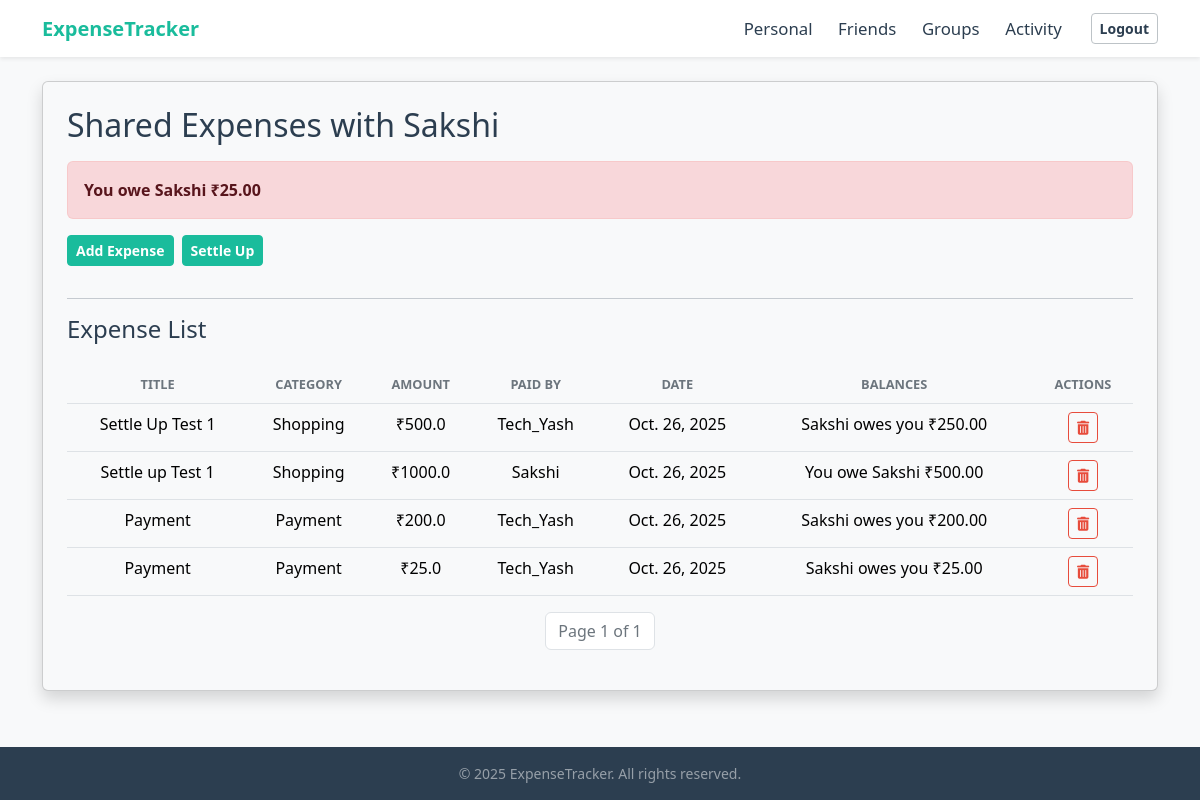
Before: /tracker/friend_details/2/ (signed in) with the older database file.
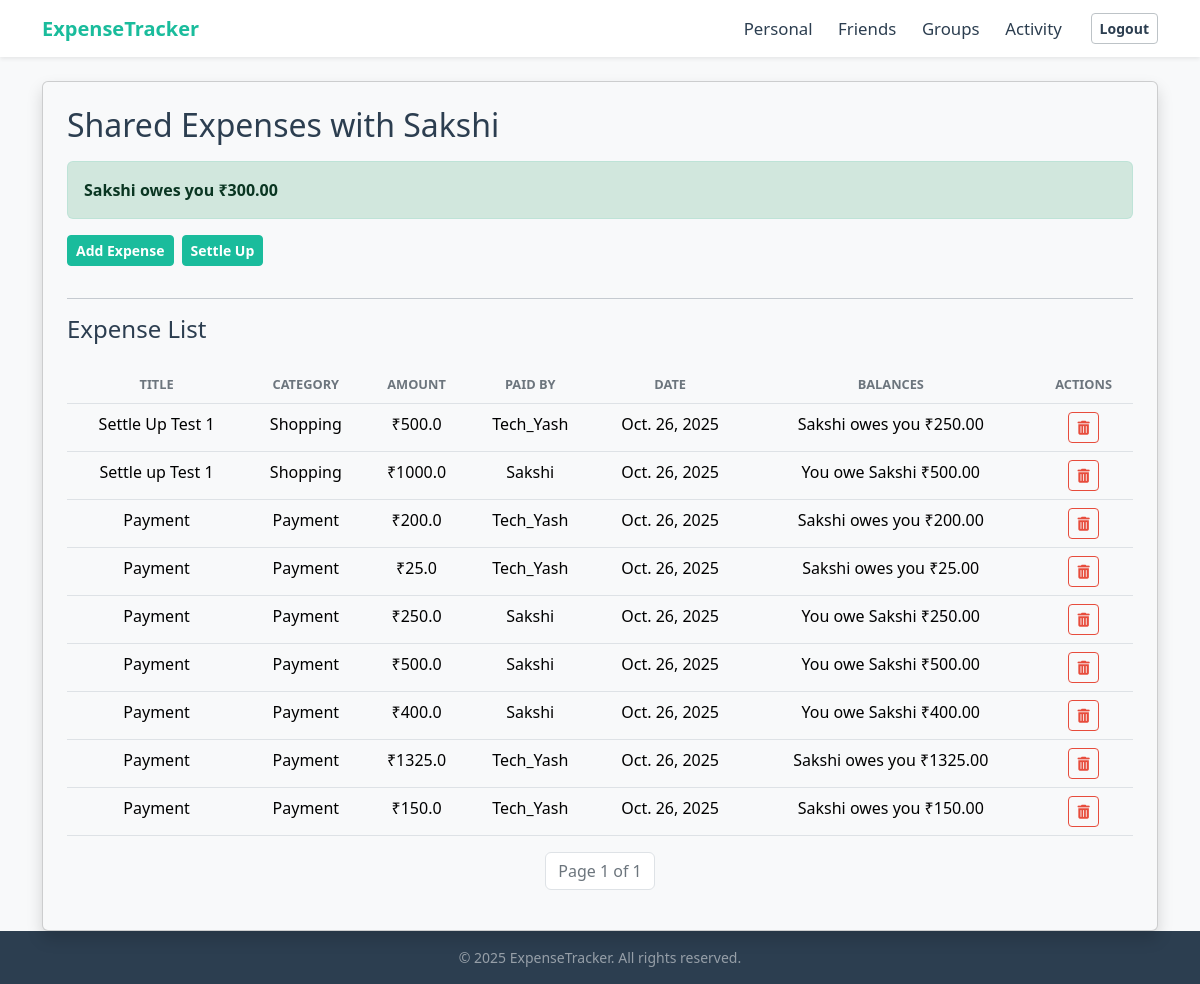
After: the same page with the newer database file.
### tracker/models.py (models this page shows, shortened)
class UserRegistration(models.Model):
    name = models.CharField(max_length=100)
    email = models.CharField(max_length=100,unique=True)
    password = models.CharField(max_length=100)

class FriendExpense(models.Model):
    user = models.ForeignKey(UserRegistration, on_delete=models.CASCADE, related_name='friend_expense_owner')
    friend_user = models.ForeignKey(UserRegistration, on_delete=models.CASCADE, related_name='friend_expense_friend')
    title = models.CharField(max_length=200)
    amount = models.FloatField()
    category = models.CharField(max_length=80)
    date = models.DateField(auto_now_add=True)
    description = models.TextField(blank=True,null=True)
    paid_by = models.ForeignKey(UserRegistration, on_delete=models.CASCADE, related_name='paid_expenses',blank=True,null=True)
    amount_owed = models.FloatField(default=0) #Amount the user owes
    group = models.ForeignKey('Groups', on_delete=models.SET_NULL, blank=True, null=True, related_name="payments")

### tracker/views.py (the view)
# urls.py: path('friend_details/<int:friend_id>/',views.friend_details, name='friend_details'),
def friend_details(request, friend_id):
    if 'username' not in request.session:
        messages.error(request, "Please log in to access this page.")
        return redirect('login')
    user_id = request.session.get('user_id')
    user = get_object_or_404(UserRegistration, id=user_id)
    friend = get_object_or_404(UserRegistration, id=friend_id)
    all_expenses = FriendExpense.objects.filter(
        user=user,
        friend_user=friend
    ).order_by('-date')
    total_balance = all_expenses.aggregate(total=Sum('amount_owed'))['total'] or Decimal('0.00')
    total_expenses_sum = all_expenses.aggregate(total=Sum('amount'))['total'] or 0
    paginator = Paginator(all_expenses, 10) # 10 expenses per page
    page_number = request.GET.get('page')
    expenses_page_obj = paginator.get_page(page_number)
    context = {
        'friend': friend,
        'expenses_page_obj': expenses_page_obj, # Pass the paginated object
        'total_expenses': total_expenses_sum,
        'total_balance': total_balance,       # Pass the correct, simple balance
        'user': user,
    }
    return render(request, 'tracker/friend_details.html', context)

### tracker/templates/tracker/friend_details.html (shortened to what this page needs)
{% extends 'tracker/base.html' %}
{% load static %}
{% block content %}
<div class="card shadow p-4 mt-4">
    <h2 class="mb-0 fw-light">Shared Expenses with {{ friend.name }}</h2>
    {% if total_balance > 0.01 %}
        <div class="alert alert-success bg-success-subtle text-success-emphasis border border-success border-opacity-10 rounded mt-3" role="alert">
            <strong>{{ friend.name }} owes you ₹{{ total_balance|floatformat:2 }}</strong>
        </div>
    {% elif total_balance < -0.01 %}
        <div class="alert alert-danger bg-danger-subtle text-danger-emphasis border border-danger border-opacity-10 rounded mt-3" role="alert">
            <strong>You owe {{ friend.name }} ₹{{ total_balance|floatformat:2|cut:"-" }}</strong>
        </div>
    {% else %}
        <div class="alert alert-secondary bg-light text-muted border-0 rounded mt-3" role="alert">
            <strong>You are all settled up.</strong>
        </div>
    {% endif %}
    <div class="mb-3 d-flex align-items-center">
        <a href="{% url 'add_expense_with_friend' friend.id %}" class="btn btn-primary btn-sm me-2">Add Expense</a>
        <button type="button" class="btn btn-primary btn-sm" data-bs-toggle="modal" data-bs-target="#settleUpModal">
            Settle Up
        </button>
    </div>
    <hr>
    <h4 class="mb-0 fw-light">Expense List</h4><br>
    <table class="table table-hover">
        <thead class="table-light text-center">
            <tr>
                <th>Title</th>
                <th>Category</th>
                <th>Amount</th>
                <th>Paid By</th>
                <th>Date</th>
                <th>Balances</th>
                <th>Actions</th>
            </tr>
        </thead>
        <tbody>
            {% for expense in expenses_page_obj %}
            <tr>
                <td class="text-center">{{ expense.title }}</td>
                <td class="text-center">{{ expense.category }}</td>
                <td class="text-center">₹{{ expense.amount }}</td>
                <td class="text-center">{{ expense.paid_by.name }}</td>
                <td class="text-center">{{ expense.date }}</td>
                <td class="text-center">
                    {% if expense.amount_owed > 0 %}
                        {{ friend.name }} owes you ₹{{ expense.amount_owed|floatformat:2 }}
                    {% elif expense.amount_owed < 0 %}
                        You owe {{ friend.name }} ₹{{ expense.amount_owed|floatformat:2|cut:"-" }}
                    {% else %}
                        Settled
                    {% endif %}
                </td>
                <td class="text-center align-middle">
                    <form action="{% url 'delete_friend_expense' expense.id %}" method="POST"
                    onsubmit="return confirm('Are you sure you want to delete this expense? This action cannot be undone.');"
                    class="d-inline">
                    <button type="submit" class="btn btn-sm btn-outline-danger" title="Delete Expense">
                        <i class="fas fa-trash-alt"></i>
                    </button>
                    </form>
                </td>
            </tr>
            {% empty %}
                <tr>
                    <td colspan="7" class="text-center">No Expenses added</td>
                </tr>
            {% endfor %}
        </tbody>
    </table>
    <nav aria-label="Expenses navigation">
        <ul class="pagination justify-content-center">
            <li class="page-item disabled">
                <span class="page-link">Page {{ expenses_page_obj.number }} of {{ expenses_page_obj.paginator.num_pages }}</span>
            </li>
        </ul>
    </nav>
</div>
{% endblock %}

Changed rows visible on the page:
added FriendExpense: title "Payment", category "Payment", amount "250.0", paid_by.name "Sakshi", date "Oct. 26, 2025", {{ friend.name }} "Sakshi", amount_owed "250.00"
added FriendExpense: title "Payment", category "Payment", amount "500.0", paid_by.name "Sakshi", date "Oct. 26, 2025", {{ friend.name }} "Sakshi", amount_owed "500.00"
added FriendExpense: title "Payment", category "Payment", amount "400.0", paid_by.name "Sakshi", date "Oct. 26, 2025", {{ friend.name }} "Sakshi", amount_owed "400.00"
added FriendExpense: title "Payment", category "Payment", amount "1325.0", paid_by.name "Tech_Yash", date "Oct. 26, 2025", {{ friend.name }} "Sakshi", amount_owed "1325.00"
added FriendExpense: title "Payment", category "Payment", amount "150.0", paid_by.name "Tech_Yash", date "Oct. 26, 2025", {{ friend.name }} "Sakshi", amount_owed "150.00"
Other visible differences:
{{ total_balance|floatformat:2 }}: (not shown) → "300.00"
{{ total_balance|floatformat:2|cut:"-" }}: "25.00" → (not shown)
text no longer shown: "You owe ₹"
text now shown: "owes you ₹"
